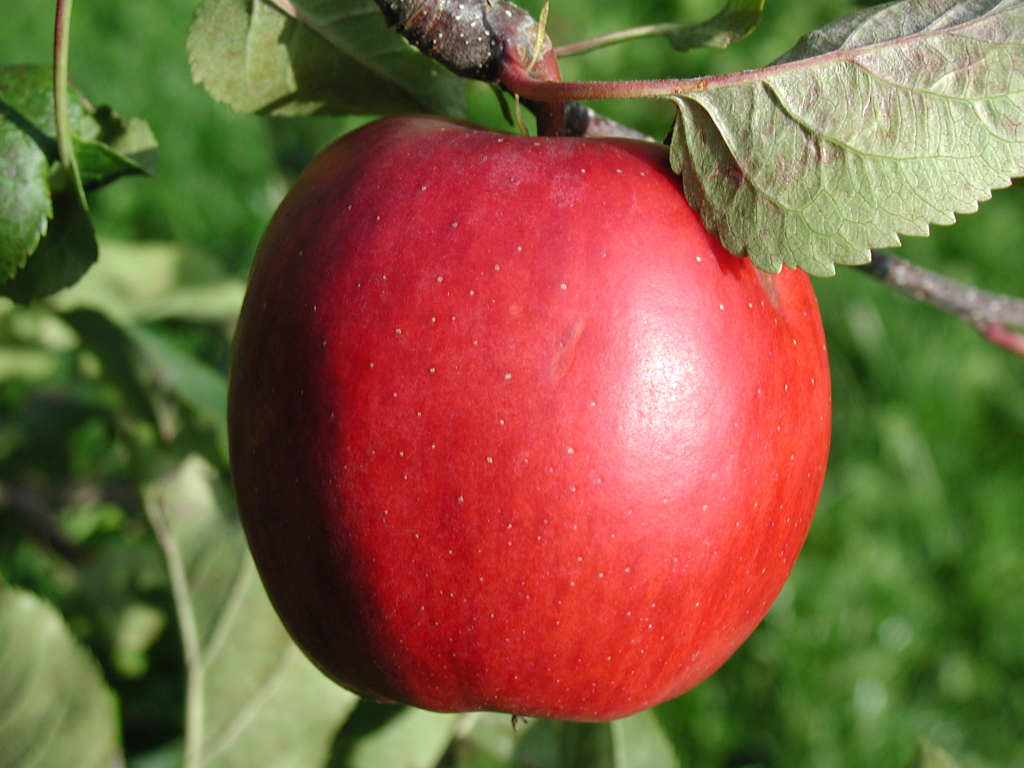
%> input picture doc/presentation/images/lpf/lpf-purpose/original.jpg, 2048 x 1536 px (shown at 1/2 size)
$ octave generate_lpf_images.m   (GNU Octave 9; MATLAB toolbox functions it lacks are replaced by stand-ins)
%> lines starting %> are read from the running program, lines starting %| are printed output that depends on the picture
### sketches/arbilpf/filter_cols.m
function [Y] = filter_cols(X, B)
	Y = zeros(size(X));
	for c=1:size(X, 3)
		for j=1:size(X, 2)
			Y(:,j,c) = mirconv(X(:,j,c)', B)';
		end
	end
end

### sketches/arbilpf/filter_rows.m
function [Y] = filter_rows(X, B)
	Y = zeros(size(X));
	for c=1:size(X, 3)
		for i=1:size(X, 1)
			Y(i,:,c) = mirconv(X(i,:,c), B);
		end
	end
end

### sketches/arbilpf/get_pm_lpf.m
function [B] = get_pm_lpf(M, O)
	B = firpm(O, [0 0.85/M 1.15/M 1], [1 1 0 0], [30 1]);
end

### doc/presentation/images/lpf/generate_lpf_images.m
addpath('../../../../sketches/arbilpf/');
% [16 lines of commented-out code are left out]
original = imread('lpf-operation/original.jpg');
%> original is the input picture: size 1536x2048x3 uint8; mean R, G, B 128.8, 97, 65.1
original = im2double(original);
%> original: size 1536x2048x3 double
figure; imshow(log(abs(fftshift(fft2(rgb2gray(original))))), [-1, 5]); colormap(jet);
saveas(gcf, 'lpf-operation/orig_mag.png', 'png');
% 2
My = 8;
By = get_pm_lpf(My, 120);
[H, W] = freqz(By, [1], 1024);
figure; plot(W, abs(H)); xlabel('Normalized Frequency (x\pi rad/s)');
%> after `xlabel('Normalized Frequency (x\pi rad/s)')`:
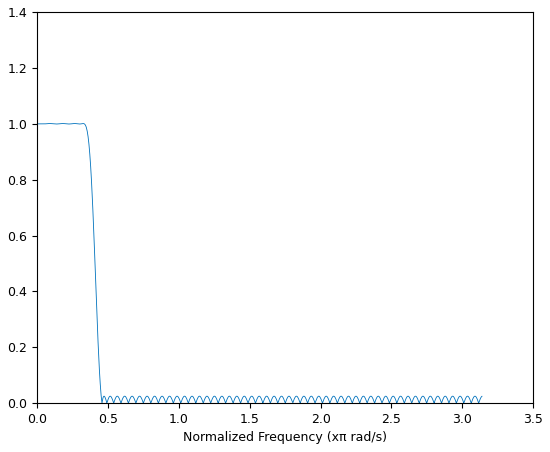
%> figure redrawn from the program's plot data; curve peaks at x = 0.264, y = 1
saveas(gcf, 'lpf-operation/y-filter.png', 'png');
% 3
processed = filter_cols(original, By);
figure; imshow(log(abs(fftshift(fft2(rgb2gray(processed))))), [-1, 5]); colormap(jet);
%> after `imshow(log(abs(fftshift(fft2(rgb2gray(processed))))), [-1, 5])`:
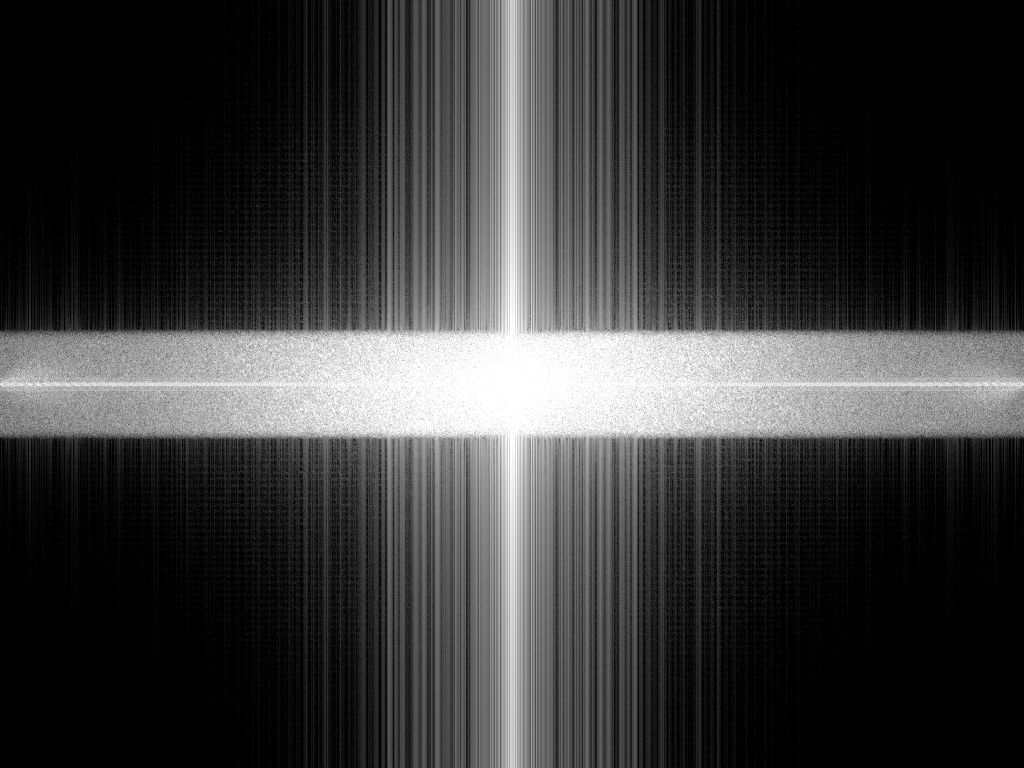
%> displayed picture: size 1536x2048, on the screen's scale of 0 to 255 (shown at 1/2 size); min 0, max 255, mean 56.6
%> after `colormap(jet)`:
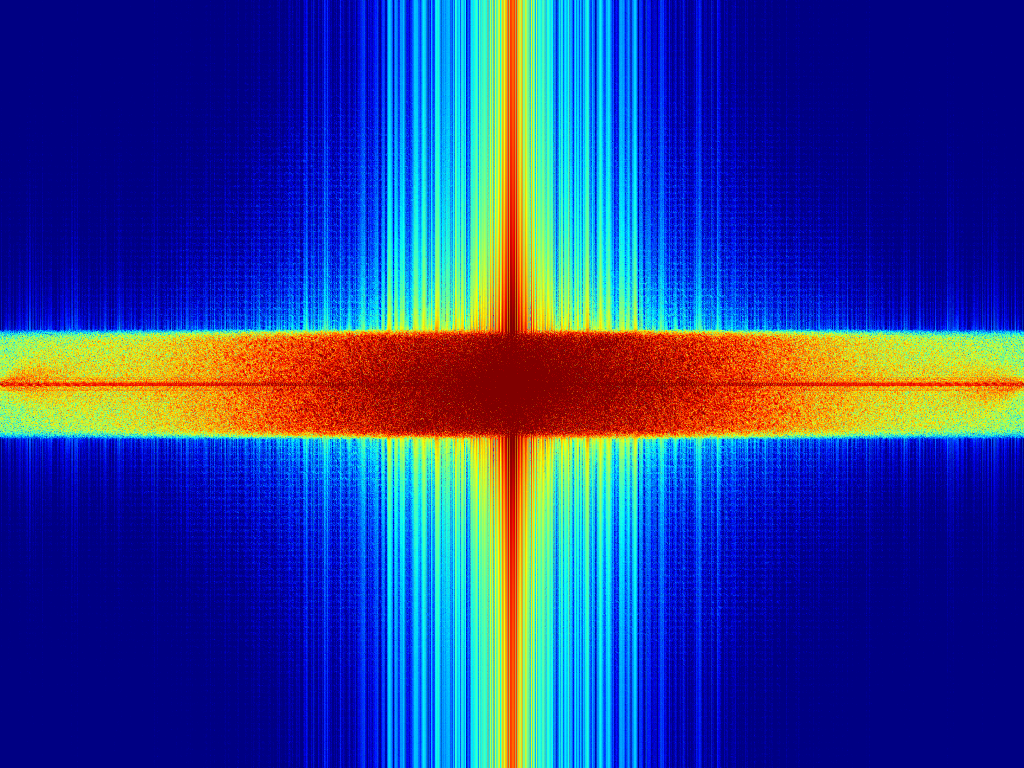
%> displayed picture: size 1536x2048x3, on the screen's scale of 0 to 255 (shown at 1/2 size); mean R, G, B 41.5, 65.1, 149.9
saveas(gcf, 'lpf-operation/proc_mag.png', 'png');
%3
Mx = 16;
Bx = get_pm_lpf(Mx, 180);
[H, W] = freqz(Bx, [1], 1024);
figure; plot(W, abs(H)); xlabel('Normalized Frequency (x\pi rad/s)');
%> after `xlabel('Normalized Frequency (x\pi rad/s)')`:
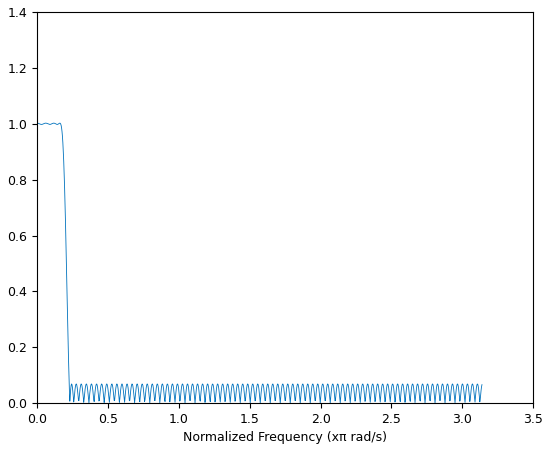
%> figure redrawn from the program's plot data; curve peaks at x = 0.16, y = 1
saveas(gcf, 'lpf-operation/x-filter.png', 'png');
% 4
processed = filter_rows(processed, Bx);
figure; imshow(log(abs(fftshift(fft2(rgb2gray(processed))))), [-1, 5]); colormap(jet);
%> after `imshow(log(abs(fftshift(fft2(rgb2gray(processed))))), [-1, 5])`:
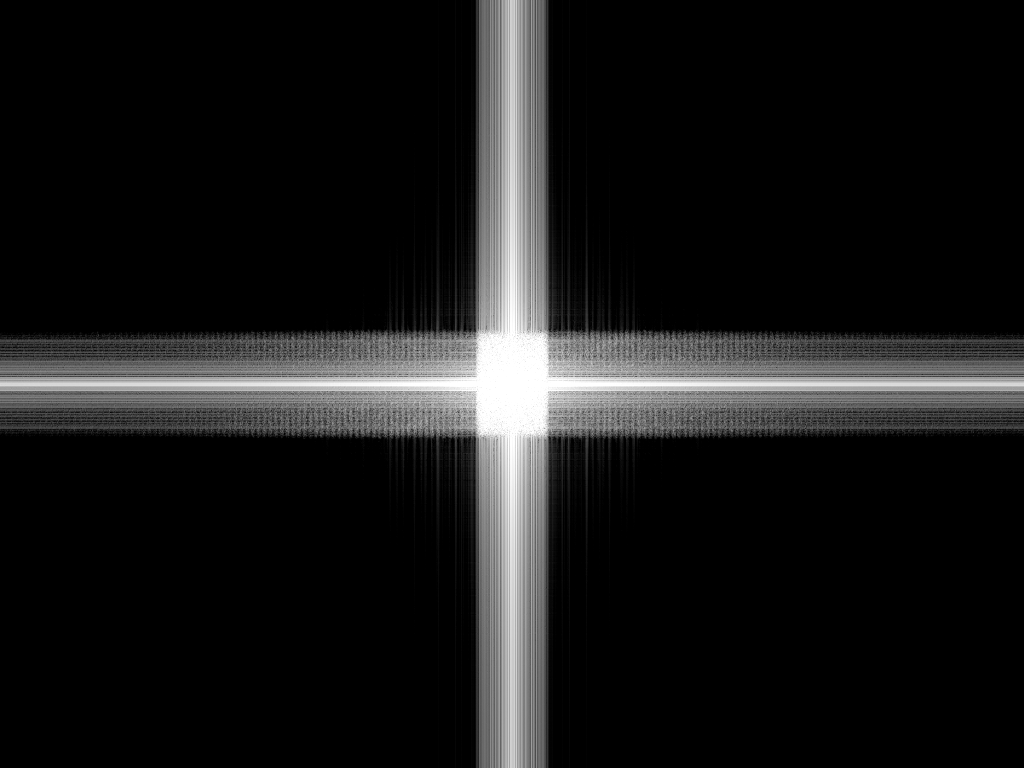
%> displayed picture: size 1536x2048, on the screen's scale of 0 to 255 (shown at 1/2 size); min 0, max 255, mean 25
%> after `colormap(jet)`:
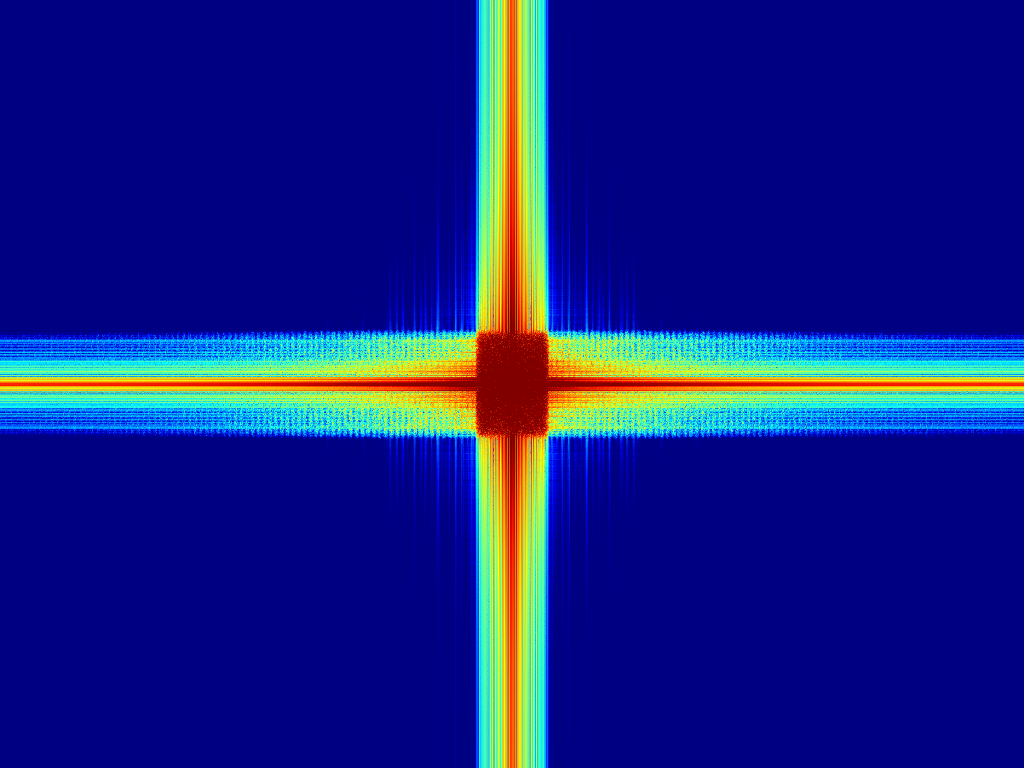
%> displayed picture: size 1536x2048x3, on the screen's scale of 0 to 255 (shown at 1/2 size); mean R, G, B 21.3, 33.1, 133.3
saveas(gcf, 'lpf-operation/output_mag.png', 'png');
% 5
B2 = conv2(Bx, By');
[H, Fx, Fy] = freqz2(B2, 1024);
figure; imshow(log(abs(H)), [-4, 0]); colormap(jet);
%> after `colormap(jet)`:
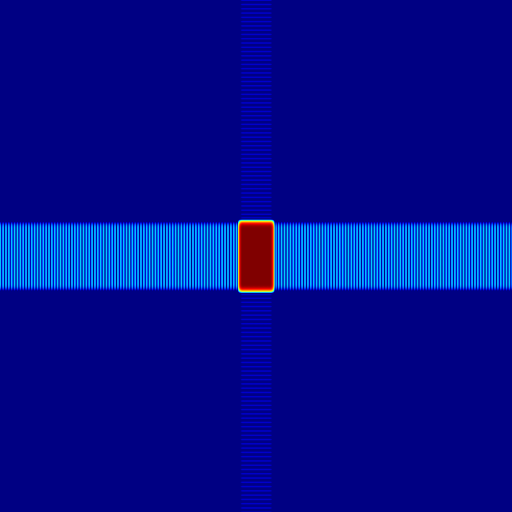
%> displayed picture: size 1024x1024x3, on the screen's scale of 0 to 255 (shown at 1/2 size); mean R, G, B 1.5, 12.6, 142.7
saveas(gcf, 'lpf-operation/total_filt.png', 'png');
% 6
imwrite(processed, 'lpf-operation/output.png', 'png');
close all;
